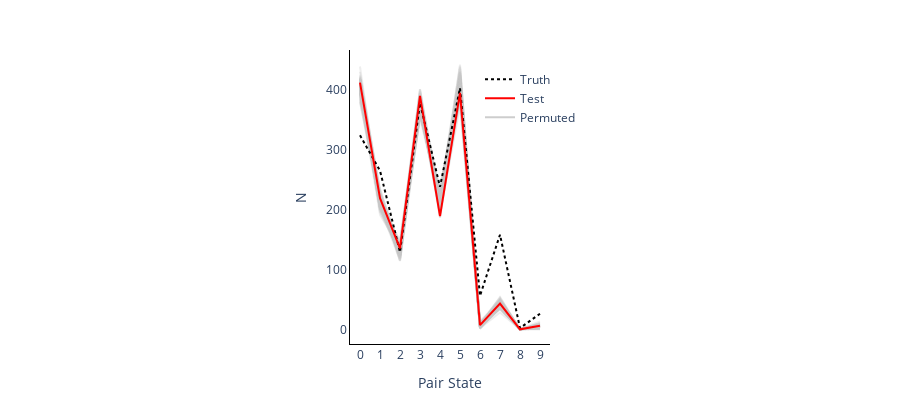

Source (notebook cell):
### Code cell
fig = go.Figure()

for i in np.arange(np.shape(sf)[0]):
    dfs = pd.read_csv(sf[i])
    fig.add_trace(go.Scatter(x=x,y=dfs.prediction,
                             mode='lines',
                             line=dict(color='rgba(200, 200, 200, 0.3)'),
                             showlegend=False,
                             legendgroup=1,
                            )
                 )
    
fig.add_trace(go.Scatter(x=x,y=dfs.prediction,
                         name='Permuted',
                         mode='lines',
                         line=dict(color='rgba(200, 200, 200, 0.9)'),
                         legendrank=3,
                         legendgroup=1
                        )
             )    
fig.add_trace(go.Scatter(x=x,y=df.ground_truth,
                         name='Truth',
                         mode='lines',
                         line=dict(color='rgba(0, 0, 0, 1)',dash='dot'),
                         legendrank=1,
                         legendgroup=1
                        )
             )
fig.add_trace(go.Scatter(x=x,y=df.prediction,
                         name='Test',
                         mode='lines',
                         line=dict(color='rgba(255, 0, 0, 1)'),
                         legendrank=2,
                         legendgroup=1
                        )
             )

    
#fig.update_scenes(xaxis_visible=False, yaxis_visible=False,zaxis_visible=False)
fig.update_xaxes(linecolor='rgba(0,0,0,1)',
                 range=[-0.5,9.5],
                 tick0=0,
                 dtick=1,
                 title_text='Pair State'
                )
fig.update_yaxes(linecolor='rgba(0,0,0,1)',
                 title_text='N'
                )
fig.update_layout(
    paper_bgcolor='rgba(0, 0, 0, 0)',
    plot_bgcolor='rgba(0, 0, 0, 0)',
    legend=dict(yanchor="top", y=0.95, xanchor="left", x=0.65),
    margin=dict(l=350, r=350, t=50, b=50),
    height=400
)

### Figure 1 — Plotly figure (JSON) as saved in the notebook; plotly's stock layout.template omitted (floating-point values rounded to 4 significant figures)
{"data": [{"legendgroup": "1", "line": {"color": "rgba(200, 200, 200, 0.3)"}, "mode": "lines", "showlegend": false, "type": "scatter", "x": [0, 1, 2, 3, 4, 5, 6, 7, 8, 9], "y": [408, 230, 139, 401, 192, 381, 3, 43, 0, 2]}, {"legendgroup": "1", "line": {"color": "rgba(200, 200, 200, 0.3)"}, "mode": "lines", "showlegend": false, "type": "scatter", "x": [0, 1, 2, 3, 4, 5, 6, 7, 8, 9], "y": [405, 221, 123, 374, 214, 401, 6, 40, 0, 4]}, {"legendgroup": "1", "line": {"color": "rgba(200, 200, 200, 0.3)"}, "mode": "lines", "showlegend": false, "type": "scatter", "x": [0, 1, 2, 3, 4, 5, 6, 7, 8, 9], "y": [418, 214, 130, 381, 187, 393, 1, 37, 0, 1]}, {"legendgroup": "1", "line": {"color": "rgba(200, 200, 200, 0.3)"}, "mode": "lines", "showlegend": false, "type": "scatter", "x": [0, 1, 2, 3, 4, 5, 6, 7, 8, 9], "y": [403, 217, 128, 358, 228, 427, 6, 42, 0, 6]}, {"legendgroup": "1", "line": {"color": "rgba(200, 200, 200, 0.3)"}, "mode": "lines", "showlegend": false, "type": "scatter", "x": [0, 1, 2, 3, 4, 5, 6, 7, 8, 9], "y": [387, 229, 124, 381, 205, 387, 4, 49, 0, 3]}, {"legendgroup": "1", "line": {"color": "rgba(200, 200, 200, 0.3)"}, "mode": "lines", "showlegend": false, "type": "scatter", "x": [0, 1, 2, 3, 4, 5, 6, 7, 8, 9], "y": [394, 211, 125, 374, 218, 408, 7, 47, 0, 4]}, {"legendgroup": "1", "line": {"color": "rgba(200, 200, 200, 0.3)"}, "mode": "lines", "showlegend": false, "type": "scatter", "x": [0, 1, 2, 3, 4, 5, 6, 7, 8, 9], "y": [394, 202, 138, 391, 228, 425, 4, 37, 0, 4]}, {"legendgroup": "1", "line": {"color": "rgba(200, 200, 200, 0.3)"}, "mode": "lines", "showlegend": false, "type": "scatter", "x": [0, 1, 2, 3, 4, 5, 6, 7, 8, 9], "y": [419, 214, 144, 368, 215, 407, 8, 40, 0, 8]}, {"legendgroup": "1", "line": {"color": "rgba(200, 200, 200, 0.3)"}, "mode": "lines", "showlegend": false, "type": "scatter", "x": [0, 1, 2, 3, 4, 5, 6, 7, 8, 9], "y": [403, 214, 137, 371, 209, 419, 3, 48, 0, 3]}, {"legendgroup": "1", "line": {"color": "rgba(200, 200, 200, 0.3)"}, "mode": "lines", "showlegend": false, "type": "scatter", "x": [0, 1, 2, 3, 4, 5, 6, 7, 8, 9], "y": [407, 223, 115, 376, 216, 408, 3, 43, 0, 3]}, {"legendgroup": "1", "line": {"color": "rgba(200, 200, 200, 0.3)"}, "mode": "lines", "showlegend": false, "type": "scatter", "x": [0, 1, 2, 3, 4, 5, 6, 7, 8, 9], "y": [417, 214, 128, 382, 203, 389, 8, 53, 0, 7]}, {"legendgroup": "1", "line": {"color": "rgba(200, 200, 200, 0.3)"}, "mode": "lines", "showlegend": false, "type": "scatter", "x": [0, 1, 2, 3, 4, 5, 6, 7, 8, 9], "y": [395, 203, 122, 367, 215, 413, 7, 37, 0, 4]}, {"legendgroup": "1", "line": {"color": "rgba(200, 200, 200, 0.3)"}, "mode": "lines", "showlegend": false, "type": "scatter", "x": [0, 1, 2, 3, 4, 5, 6, 7, 8, 9], "y": [402, 226, 129, 382, 206, 404, 6, 40, 0, 5]}, {"legendgroup": "1", "line": {"color": "rgba(200, 200, 200, 0.3)"}, "mode": "lines", "showlegend": false, "type": "scatter", "x": [0, 1, 2, 3, 4, 5, 6, 7, 8, 9], "y": [414, 207, 123, 373, 210, 412, 10, 48, 0, 7]}, {"legendgroup": "1", "line": {"color": "rgba(200, 200, 200, 0.3)"}, "mode": "lines", "showlegend": false, "type": "scatter", "x": [0, 1, 2, 3, 4, 5, 6, 7, 8, 9], "y": [407, 201, 134, 394, 199, 425, 7, 36, 0, 6]}, {"legendgroup": "1", "line": {"color": "rgba(200, 200, 200, 0.3)"}, "mode": "lines", "showlegend": false, "type": "scatter", "x": [0, 1, 2, 3, 4, 5, 6, 7, 8, 9], "y": [417, 210, 126, 371, 204, 403, 9, 44, 0, 8]}, {"legendgroup": "1", "line": {"color": "rgba(200, 200, 200, 0.3)"}, "mode": "lines", "showlegend": false, "type": "scatter", "x": [0, 1, 2, 3, 4, 5, 6, 7, 8, 9], "y": [402, 214, 127, 371, 193, 408, 8, 45, 0, 4]}, {"legendgroup": "1", "line": {"color": "rgba(200, 200, 200, 0.3)"}, "mode": "lines", "showlegend": false, "type": "scatter", "x": [0, 1, 2, 3, 4, 5, 6, 7, 8, 9], "y": [422, 212, 118, 369, 206, 409, 9, 43, 0, 7]}, {"legendgroup": "1", "line": {"color": "rgba(200, 200, 200, 0.3)"}, "mode": "lines", "showlegend": false, "type": "scatter", "x": [0, 1, 2, 3, 4, 5, 6, 7, 8, 9], "y": [418, 213, 127, 391, 199, 398, 5, 41, 0, 4]}, {"legendgroup": "1", "line": {"color": "rgba(200, 200, 200, 0.3)"}, "mode": "lines", "showlegend": false, "type": "scatter", "x": [0, 1, 2, 3, 4, 5, 6, 7, 8, 9], "y": [403, 219, 128, 374, 209, 429, 10, 39, 0, 10]}, {"legendgroup": "1", "line": {"color": "rgba(200, 200, 200, 0.3)"}, "mode": "lines", "showlegend": false, "type": "scatter", "x": [0, 1, 2, 3, 4, 5, 6, 7, 8, 9], "y": [404, 222, 121, 369, 204, 424, 5, 37, 0, 5]}, {"legendgroup": "1", "line": {"color": "rgba(200, 200, 200, 0.3)"}, "mode": "lines", "showlegend": false, "type": "scatter", "x": [0, 1, 2, 3, 4, 5, 6, 7, 8, 9], "y": [383, 220, 134, 371, 220, 392, 10, 49, 0, 8]}, {"legendgroup": "1", "line": {"color": "rgba(200, 200, 200, 0.3)"}, "mode": "lines", "showlegend": false, "type": "scatter", "x": [0, 1, 2, 3, 4, 5, 6, 7, 8, 9], "y": [419, 224, 121, 370, 213, 420, 7, 38, 0, 4]}, {"legendgroup": "1", "line": {"color": "rgba(200, 200, 200, 0.3)"}, "mode": "lines", "showlegend": false, "type": "scatter", "x": [0, 1, 2, 3, 4, 5, 6, 7, 8, 9], "y": [402, 200, 131, 387, 214, 403, 7, 38, 0, 4]}, {"legendgroup": "1", "line": {"color": "rgba(200, 200, 200, 0.3)"}, "mode": "lines", "showlegend": false, "type": "scatter", "x": [0, 1, 2, 3, 4, 5, 6, 7, 8, 9], "y": [415, 201, 133, 381, 203, 411, 8, 47, 0, 5]}, {"legendgroup": "1", "line": {"color": "rgba(200, 200, 200, 0.3)"}, "mode": "lines", "showlegend": false, "type": "scatter", "x": [0, 1, 2, 3, 4, 5, 6, 7, 8, 9], "y": [394, 205, 128, 370, 205, 416, 5, 48, 0, 2]}, {"legendgroup": "1", "line": {"color": "rgba(200, 200, 200, 0.3)"}, "mode": "lines", "showlegend": false, "type": "scatter", "x": [0, 1, 2, 3, 4, 5, 6, 7, 8, 9], "y": [402, 226, 139, 356, 222, 383, 9, 47, 0, 9]}, {"legendgroup": "1", "line": {"color": "rgba(200, 200, 200, 0.3)"}, "mode": "lines", "showlegend": false, "type": "scatter", "x": [0, 1, 2, 3, 4, 5, 6, 7, 8, 9], "y": [404, 214, 124, 370, 201, 413, 4, 34, 0, 2]}, {"legendgroup": "1", "line": {"color": "rgba(200, 200, 200, 0.3)"}, "mode": "lines", "showlegend": false, "type": "scatter", "x": [0, 1, 2, 3, 4, 5, 6, 7, 8, 9], "y": [416, 217, 139, 376, 204, 412, 7, 38, 0, 4]}, {"legendgroup": "1", "line": {"color": "rgba(200, 200, 200, 0.3)"}, "mode": "lines", "showlegend": false, "type": "scatter", "x": [0, 1, 2, 3, 4, 5, 6, 7, 8, 9], "y": [393, 191, 136, 374, 214, 424, 9, 45, 0, 6]}, {"legendgroup": "1", "line": {"color": "rgba(200, 200, 200, 0.3)"}, "mode": "lines", "showlegend": false, "type": "scatter", "x": [0, 1, 2, 3, 4, 5, 6, 7, 8, 9], "y": [413, 203, 141, 390, 212, 409, 8, 41, 0, 5]}, {"legendgroup": "1", "line": {"color": "rgba(200, 200, 200, 0.3)"}, "mode": "lines", "showlegend": false, "type": "scatter", "x": [0, 1, 2, 3, 4, 5, 6, 7, 8, 9], "y": [398, 224, 130, 370, 216, 412, 9, 43, 0, 8]}, {"legendgroup": "1", "line": {"color": "rgba(200, 200, 200, 0.3)"}, "mode": "lines", "showlegend": false, "type": "scatter", "x": [0, 1, 2, 3, 4, 5, 6, 7, 8, 9], "y": [413, 217, 118, 370, 221, 418, 7, 36, 0, 4]}, {"legendgroup": "1", "line": {"color": "rgba(200, 200, 200, 0.3)"}, "mode": "lines", "showlegend": false, "type": "scatter", "x": [0, 1, 2, 3, 4, 5, 6, 7, 8, 9], "y": [399, 217, 129, 389, 218, 417, 5, 46, 0, 3]}, {"legendgroup": "1", "line": {"color": "rgba(200, 200, 200, 0.3)"}, "mode": "lines", "showlegend": false, "type": "scatter", "x": [0, 1, 2, 3, 4, 5, 6, 7, 8, 9], "y": [415, 222, 129, 387, 186, 392, 5, 50, 0, 4]}, {"legendgroup": "1", "line": {"color": "rgba(200, 200, 200, 0.3)"}, "mode": "lines", "showlegend": false, "type": "scatter", "x": [0, 1, 2, 3, 4, 5, 6, 7, 8, 9], "y": [414, 215, 133, 371, 227, 401, 6, 41, 0, 5]}, {"legendgroup": "1", "line": {"color": "rgba(200, 200, 200, 0.3)"}, "mode": "lines", "showlegend": false, "type": "scatter", "x": [0, 1, 2, 3, 4, 5, 6, 7, 8, 9], "y": [400, 222, 132, 388, 207, 409, 6, 37, 0, 5]}, {"legendgroup": "1", "line": {"color": "rgba(200, 200, 200, 0.3)"}, "mode": "lines", "showlegend": false, "type": "scatter", "x": [0, 1, 2, 3, 4, 5, 6, 7, 8, 9], "y": [399, 221, 131, 364, 206, 400, 5, 38, 0, 3]}, {"legendgroup": "1", "line": {"color": "rgba(200, 200, 200, 0.3)"}, "mode": "lines", "showlegend": false, "type": "scatter", "x": [0, 1, 2, 3, 4, 5, 6, 7, 8, 9], "y": [404, 224, 142, 391, 206, 401, 6, 40, 0, 5]}, {"legendgroup": "1", "line": {"color": "rgba(200, 200, 200, 0.3)"}, "mode": "lines", "showlegend": false, "type": "scatter", "x": [0, 1, 2, 3, 4, 5, 6, 7, 8, 9], "y": [399, 213, 119, 358, 223, 417, 4, 41, 0, 1]}, {"legendgroup": "1", "line": {"color": "rgba(200, 200, 200, 0.3)"}, "mode": "lines", "showlegend": false, "type": "scatter", "x": [0, 1, 2, 3, 4, 5, 6, 7, 8, 9], "y": [430, 225, 136, 383, 194, 373, 2, 41, 0, 0]}, {"legendgroup": "1", "line": {"color": "rgba(200, 200, 200, 0.3)"}, "mode": "lines", "showlegend": false, "type": "scatter", "x": [0, 1, 2, 3, 4, 5, 6, 7, 8, 9], "y": [401, 210, 136, 380, 203, 403, 4, 41, 0, 3]}, {"legendgroup": "1", "line": {"color": "rgba(200, 200, 200, 0.3)"}, "mode": "lines", "showlegend": false, "type": "scatter", "x": [0, 1, 2, 3, 4, 5, 6, 7, 8, 9], "y": [419, 209, 125, 368, 219, 410, 4, 37, 0, 4]}, {"legendgroup": "1", "line": {"color": "rgba(200, 200, 200, 0.3)"}, "mode": "lines", "showlegend": false, "type": "scatter", "x": [0, 1, 2, 3, 4, 5, 6, 7, 8, 9], "y": [391, 226, 129, 372, 222, 392, 3, 41, 0, 3]}, {"legendgroup": "1", "line": {"color": "rgba(200, 200, 200, 0.3)"}, "mode": "lines", "showlegend": false, "type": "scatter", "x": [0, 1, 2, 3, 4, 5, 6, 7, 8, 9], "y": [415, 221, 133, 364, 222, 394, 8, 41, 0, 5]}, {"legendgroup": "1", "line": {"color": "rgba(200, 200, 200, 0.3)"}, "mode": "lines", "showlegend": false, "type": "scatter", "x": [0, 1, 2, 3, 4, 5, 6, 7, 8, 9], "y": [409, 210, 143, 367, 210, 417, 5, 34, 0, 4]}, {"legendgroup": "1", "line": {"color": "rgba(200, 200, 200, 0.3)"}, "mode": "lines", "showlegend": false, "type": "scatter", "x": [0, 1, 2, 3, 4, 5, 6, 7, 8, 9], "y": [404, 212, 131, 367, 226, 426, 9, 47, 0, 7]}, {"legendgroup": "1", "line": {"color": "rgba(200, 200, 200, 0.3)"}, "mode": "lines", "showlegend": false, "type": "scatter", "x": [0, 1, 2, 3, 4, 5, 6, 7, 8, 9], "y": [402, 213, 130, 370, 209, 414, 9, 47, 0, 7]}, {"legendgroup": "1", "line": {"color": "rgba(200, 200, 200, 0.3)"}, "mode": "lines", "showlegend": false, "type": "scatter", "x": [0, 1, 2, 3, 4, 5, 6, 7, 8, 9], "y": [416, 197, 127, 372, 200, 436, 5, 40, 0, 5]}, {"legendgroup": "1", "line": {"color": "rgba(200, 200, 200, 0.3)"}, "mode": "lines", "showlegend": false, "type": "scatter", "x": [0, 1, 2, 3, 4, 5, 6, 7, 8, 9], "y": [385, 212, 128, 376, 208, 425, 8, 46, 0, 6]}, {"legendgroup": "1", "line": {"color": "rgba(200, 200, 200, 0.3)"}, "mode": "lines", "showlegend": false, "type": "scatter", "x": [0, 1, 2, 3, 4, 5, 6, 7, 8, 9], "y": [397, 202, 150, 380, 210, 442, 8, 42, 0, 7]}, {"legendgroup": "1", "line": {"color": "rgba(200, 200, 200, 0.3)"}, "mode": "lines", "showlegend": false, "type": "scatter", "x": [0, 1, 2, 3, 4, 5, 6, 7, 8, 9], "y": [439, 205, 122, 375, 203, 432, 8, 38, 0, 8]}, {"legendgroup": "1", "line": {"color": "rgba(200, 200, 200, 0.3)"}, "mode": "lines", "showlegend": false, "type": "scatter", "x": [0, 1, 2, 3, 4, 5, 6, 7, 8, 9], "y": [381, 205, 137, 381, 208, 405, 6, 48, 0, 5]}, {"legendgroup": "1", "line": {"color": "rgba(200, 200, 200, 0.3)"}, "mode": "lines", "showlegend": false, "type": "scatter", "x": [0, 1, 2, 3, 4, 5, 6, 7, 8, 9], "y": [409, 204, 143, 400, 215, 415, 9, 34, 0, 7]}, {"legendgroup": "1", "line": {"color": "rgba(200, 200, 200, 0.3)"}, "mode": "lines", "showlegend": false, "type": "scatter", "x": [0, 1, 2, 3, 4, 5, 6, 7, 8, 9], "y": [414, 208, 126, 365, 207, 412, 3, 45, 0, 3]}, {"legendgroup": "1", "line": {"color": "rgba(200, 200, 200, 0.3)"}, "mode": "lines", "showlegend": false, "type": "scatter", "x": [0, 1, 2, 3, 4, 5, 6, 7, 8, 9], "y": [407, 205, 137, 365, 207, 421, 11, 52, 0, 8]}, {"legendgroup": "1", "line": {"color": "rgba(200, 200, 200, 0.3)"}, "mode": "lines", "showlegend": false, "type": "scatter", "x": [0, 1, 2, 3, 4, 5, 6, 7, 8, 9], "y": [419, 210, 130, 358, 215, 401, 3, 39, 0, 2]}, {"legendgroup": "1", "line": {"color": "rgba(200, 200, 200, 0.3)"}, "mode": "lines", "showlegend": false, "type": "scatter", "x": [0, 1, 2, 3, 4, 5, 6, 7, 8, 9], "y": [402, 222, 128, 371, 225, 405, 7, 41, 0, 5]}, {"legendgroup": "1", "line": {"color": "rgba(200, 200, 200, 0.3)"}, "mode": "lines", "showlegend": false, "type": "scatter", "x": [0, 1, 2, 3, 4, 5, 6, 7, 8, 9], "y": [410, 216, 127, 371, 220, 407, 11, 39, 0, 10]}, {"legendgroup": "1", "line": {"color": "rgba(200, 200, 200, 0.3)"}, "mode": "lines", "showlegend": false, "type": "scatter", "x": [0, 1, 2, 3, 4, 5, 6, 7, 8, 9], "y": [411, 222, 128, 357, 232, 416, 10, 45, 0, 10]}, {"legendgroup": "1", "line": {"color": "rgba(200, 200, 200, 0.3)"}, "mode": "lines", "showlegend": false, "type": "scatter", "x": [0, 1, 2, 3, 4, 5, 6, 7, 8, 9], "y": [395, 201, 133, 395, 208, 429, 3, 46, 0, 3]}, {"legendgroup": "1", "line": {"color": "rgba(200, 200, 200, 0.3)"}, "mode": "lines", "showlegend": false, "type": "scatter", "x": [0, 1, 2, 3, 4, 5, 6, 7, 8, 9], "y": [398, 210, 131, 366, 212, 400, 4, 43, 0, 3]}, {"legendgroup": "1", "line": {"color": "rgba(200, 200, 200, 0.3)"}, "mode": "lines", "showlegend": false, "type": "scatter", "x": [0, 1, 2, 3, 4, 5, 6, 7, 8, 9], "y": [425, 205, 125, 390, 192, 399, 4, 39, 0, 3]}, {"legendgroup": "1", "line": {"color": "rgba(200, 200, 200, 0.3)"}, "mode": "lines", "showlegend": false, "type": "scatter", "x": [0, 1, 2, 3, 4, 5, 6, 7, 8, 9], "y": [416, 211, 128, 378, 200, 399, 3, 35, 0, 1]}, {"legendgroup": "1", "line": {"color": "rgba(200, 200, 200, 0.3)"}, "mode": "lines", "showlegend": false, "type": "scatter", "x": [0, 1, 2, 3, 4, 5, 6, 7, 8, 9], "y": [407, 212, 121, 376, 217, 414, 6, 43, 0, 6]}, {"legendgroup": "1", "line": {"color": "rgba(200, 200, 200, 0.3)"}, "mode": "lines", "showlegend": false, "type": "scatter", "x": [0, 1, 2, 3, 4, 5, 6, 7, 8, 9], "y": [415, 222, 137, 393, 205, 401, 9, 40, 0, 7]}, {"legendgroup": "1", "line": {"color": "rgba(200, 200, 200, 0.3)"}, "mode": "lines", "showlegend": false, "type": "scatter", "x": [0, 1, 2, 3, 4, 5, 6, 7, 8, 9], "y": [401, 226, 129, 371, 208, 397, 9, 48, 0, 8]}, {"legendgroup": "1", "line": {"color": "rgba(200, 200, 200, 0.3)"}, "mode": "lines", "showlegend": false, "type": "scatter", "x": [0, 1, 2, 3, 4, 5, 6, 7, 8, 9], "y": [413, 212, 133, 357, 235, 407, 10, 50, 0, 6]}, {"legendgroup": "1", "line": {"color": "rgba(200, 200, 200, 0.3)"}, "mode": "lines", "showlegend": false, "type": "scatter", "x": [0, 1, 2, 3, 4, 5, 6, 7, 8, 9], "y": [411, 204, 115, 379, 211, 407, 5, 39, 0, 2]}, {"legendgroup": "1", "line": {"color": "rgba(200, 200, 200, 0.3)"}, "mode": "lines", "showlegend": false, "type": "scatter", "x": [0, 1, 2, 3, 4, 5, 6, 7, 8, 9], "y": [415, 221, 137, 370, 194, 392, 5, 48, 0, 5]}, {"legendgroup": "1", "line": {"color": "rgba(200, 200, 200, 0.3)"}, "mode": "lines", "showlegend": false, "type": "scatter", "x": [0, 1, 2, 3, 4, 5, 6, 7, 8, 9], "y": [412, 235, 132, 376, 209, 387, 2, 28, 0, 2]}, {"legendgroup": "1", "line": {"color": "rgba(200, 200, 200, 0.3)"}, "mode": "lines", "showlegend": false, "type": "scatter", "x": [0, 1, 2, 3, 4, 5, 6, 7, 8, 9], "y": [409, 220, 114, 366, 220, 395, 7, 44, 0, 3]}, {"legendgroup": "1", "line": {"color": "rgba(200, 200, 200, 0.3)"}, "mode": "lines", "showlegend": false, "type": "scatter", "x": [0, 1, 2, 3, 4, 5, 6, 7, 8, 9], "y": [402, 211, 131, 387, 207, 429, 8, 43, 0, 7]}, {"legendgroup": "1", "line": {"color": "rgba(200, 200, 200, 0.3)"}, "mode": "lines", "showlegend": false, "type": "scatter", "x": [0, 1, 2, 3, 4, 5, 6, 7, 8, 9], "y": [403, 226, 127, 375, 200, 402, 4, 46, 0, 4]}, {"legendgroup": "1", "line": {"color": "rgba(200, 200, 200, 0.3)"}, "mode": "lines", "showlegend": false, "type": "scatter", "x": [0, 1, 2, 3, 4, 5, 6, 7, 8, 9], "y": [411, 213, 129, 365, 227, 440, 14, 44, 0, 13]}, {"legendgroup": "1", "line": {"color": "rgba(200, 200, 200, 0.3)"}, "mode": "lines", "showlegend": false, "type": "scatter", "x": [0, 1, 2, 3, 4, 5, 6, 7, 8, 9], "y": [399, 221, 134, 371, 221, 386, 6, 46, 0, 4]}, {"legendgroup": "1", "line": {"color": "rgba(200, 200, 200, 0.3)"}, "mode": "lines", "showlegend": false, "type": "scatter", "x": [0, 1, 2, 3, 4, 5, 6, 7, 8, 9], "y": [398, 211, 127, 385, 194, 418, 8, 51, 0, 6]}, {"legendgroup": "1", "line": {"color": "rgba(200, 200, 200, 0.3)"}, "mode": "lines", "showlegend": false, "type": "scatter", "x": [0, 1, 2, 3, 4, 5, 6, 7, 8, 9], "y": [392, 218, 144, 375, 209, 398, 5, 44, 0, 5]}, {"legendgroup": "1", "line": {"color": "rgba(200, 200, 200, 0.3)"}, "mode": "lines", "showlegend": false, "type": "scatter", "x": [0, 1, 2, 3, 4, 5, 6, 7, 8, 9], "y": [407, 220, 126, 385, 216, 393, 2, 35, 0, 1]}, {"legendgroup": "1", "line": {"color": "rgba(200, 200, 200, 0.3)"}, "mode": "lines", "showlegend": false, "type": "scatter", "x": [0, 1, 2, 3, 4, 5, 6, 7, 8, 9], "y": [423, 231, 128, 376, 214, 400, 3, 40, 0, 3]}, {"legendgroup": "1", "line": {"color": "rgba(200, 200, 200, 0.3)"}, "mode": "lines", "showlegend": false, "type": "scatter", "x": [0, 1, 2, 3, 4, 5, 6, 7, 8, 9], "y": [419, 212, 124, 378, 204, 398, 5, 40, 0, 5]}, {"legendgroup": "1", "line": {"color": "rgba(200, 200, 200, 0.3)"}, "mode": "lines", "showlegend": false, "type": "scatter", "x": [0, 1, 2, 3, 4, 5, 6, 7, 8, 9], "y": [397, 216, 122, 368, 220, 409, 10, 44, 0, 7]}, {"legendgroup": "1", "line": {"color": "rgba(200, 200, 200, 0.3)"}, "mode": "lines", "showlegend": false, "type": "scatter", "x": [0, 1, 2, 3, 4, 5, 6, 7, 8, 9], "y": [411, 212, 121, 373, 220, 419, 6, 43, 0, 6]}, {"legendgroup": "1", "line": {"color": "rgba(200, 200, 200, 0.3)"}, "mode": "lines", "showlegend": false, "type": "scatter", "x": [0, 1, 2, 3, 4, 5, 6, 7, 8, 9], "y": [421, 210, 139, 398, 196, 417, 11, 40, 0, 9]}, {"legendgroup": "1", "line": {"color": "rgba(200, 200, 200, 0.3)"}, "mode": "lines", "showlegend": false, "type": "scatter", "x": [0, 1, 2, 3, 4, 5, 6, 7, 8, 9], "y": [407, 213, 130, 366, 209, 410, 6, 48, 0, 3]}, {"legendgroup": "1", "line": {"color": "rgba(200, 200, 200, 0.3)"}, "mode": "lines", "showlegend": false, "type": "scatter", "x": [0, 1, 2, 3, 4, 5, 6, 7, 8, 9], "y": [416, 219, 115, 358, 229, 429, 6, 45, 0, 6]}, {"legendgroup": "1", "line": {"color": "rgba(200, 200, 200, 0.3)"}, "mode": "lines", "showlegend": false, "type": "scatter", "x": [0, 1, 2, 3, 4, 5, 6, 7, 8, 9], "y": [402, 217, 138, 387, 214, 387, 3, 43, 0, 4]}, {"legendgroup": "1", "line": {"color": "rgba(200, 200, 200, 0.3)"}, "mode": "lines", "showlegend": false, "type": "scatter", "x": [0, 1, 2, 3, 4, 5, 6, 7, 8, 9], "y": [401, 225, 136, 381, 204, 392, 6, 48, 0, 3]}, {"legendgroup": "1", "line": {"color": "rgba(200, 200, 200, 0.3)"}, "mode": "lines", "showlegend": false, "type": "scatter", "x": [0, 1, 2, 3, 4, 5, 6, 7, 8, 9], "y": [379, 219, 122, 371, 222, 438, 1, 45, 0, 0]}, {"legendgroup": "1", "line": {"color": "rgba(200, 200, 200, 0.3)"}, "mode": "lines", "showlegend": false, "type": "scatter", "x": [0, 1, 2, 3, 4, 5, 6, 7, 8, 9], "y": [418, 223, 135, 352, 216, 399, 8, 42, 0, 5]}, {"legendgroup": "1", "line": {"color": "rgba(200, 200, 200, 0.3)"}, "mode": "lines", "showlegend": false, "type": "scatter", "x": [0, 1, 2, 3, 4, 5, 6, 7, 8, 9], "y": [408, 229, 120, 396, 202, 424, 1, 37, 0, 1]}, {"legendgroup": "1", "line": {"color": "rgba(200, 200, 200, 0.3)"}, "mode": "lines", "showlegend": false, "type": "scatter", "x": [0, 1, 2, 3, 4, 5, 6, 7, 8, 9], "y": [411, 196, 131, 365, 203, 419, 6, 48, 0, 4]}, {"legendgroup": "1", "line": {"color": "rgba(200, 200, 200, 0.3)"}, "mode": "lines", "showlegend": false, "type": "scatter", "x": [0, 1, 2, 3, 4, 5, 6, 7, 8, 9], "y": [410, 212, 127, 401, 216, 420, 4, 35, 0, 3]}, {"legendgroup": "1", "line": {"color": "rgba(200, 200, 200, 0.3)"}, "mode": "lines", "showlegend": false, "type": "scatter", "x": [0, 1, 2, 3, 4, 5, 6, 7, 8, 9], "y": [388, 211, 134, 381, 214, 412, 7, 49, 0, 4]}, {"legendgroup": "1", "line": {"color": "rgba(200, 200, 200, 0.3)"}, "mode": "lines", "showlegend": false, "type": "scatter", "x": [0, 1, 2, 3, 4, 5, 6, 7, 8, 9], "y": [398, 225, 133, 372, 208, 409, 6, 39, 0, 4]}, {"legendgroup": "1", "line": {"color": "rgba(200, 200, 200, 0.3)"}, "mode": "lines", "showlegend": false, "type": "scatter", "x": [0, 1, 2, 3, 4, 5, 6, 7, 8, 9], "y": [415, 234, 131, 379, 203, 390, 5, 40, 0, 3]}, {"legendgroup": "1", "line": {"color": "rgba(200, 200, 200, 0.3)"}, "mode": "lines", "showlegend": false, "type": "scatter", "x": [0, 1, 2, 3, 4, 5, 6, 7, 8, 9], "y": [420, 218, 132, 386, 197, 398, 7, 48, 0, 6]}, {"legendgroup": "1", "line": {"color": "rgba(200, 200, 200, 0.3)"}, "mode": "lines", "showlegend": false, "type": "scatter", "x": [0, 1, 2, 3, 4, 5, 6, 7, 8, 9], "y": [395, 215, 132, 371, 235, 415, 7, 54, 0, 6]}, {"legendgroup": "1", "line": {"color": "rgba(200, 200, 200, 0.3)"}, "mode": "lines", "showlegend": false, "type": "scatter", "x": [0, 1, 2, 3, 4, 5, 6, 7, 8, 9], "y": [416, 207, 127, 364, 209, 399, 6, 41, 0, 6]}, {"legendgroup": "1", "line": {"color": "rgba(200, 200, 200, 0.3)"}, "mode": "lines", "showlegend": false, "type": "scatter", "x": [0, 1, 2, 3, 4, 5, 6, 7, 8, 9], "y": [400, 214, 133, 384, 202, 407, 4, 36, 0, 2]}, {"legendgroup": "1", "legendrank": 3, "line": {"color": "rgba(200, 200, 200, 0.9)"}, "mode": "lines", "name": "Permuted", "type": "scatter", "x": [0, 1, 2, 3, 4, 5, 6, 7, 8, 9], "y": [400, 214, 133, 384, 202, 407, 4, 36, 0, 2]}, {"legendgroup": "1", "legendrank": 1, "line": {"color": "rgba(0, 0, 0, 1)", "dash": "dot"}, "mode": "lines", "name": "Truth", "type": "scatter", "x": [0, 1, 2, 3, 4, 5, 6, 7, 8, 9], "y": [324, 265, 129, 378, 238, 403, 56, 158, 2, 26]}, {"legendgroup": "1", "legendrank": 2, "line": {"color": "rgba(255, 0, 0, 1)"}, "mode": "lines", "name": "Test", "type": "scatter", "x": [0, 1, 2, 3, 4, 5, 6, 7, 8, 9], "y": [412, 219, 135, 390, 189, 395, 7, 43, 0, 6]}], "layout": {"height": 400, "legend": {"x": 0.65, "xanchor": "left", "y": 0.95, "yanchor": "top"}, "margin": {"b": 50, "l": 350, "r": 350, "t": 50}, "paper_bgcolor": "rgba(0, 0, 0, 0)", "plot_bgcolor": "rgba(0, 0, 0, 0)", "xaxis": {"dtick": 1, "linecolor": "rgba(0,0,0,1)", "range": [-0.5, 9.5], "tick0": 0, "title": {"text": "Pair State"}}, "yaxis": {"linecolor": "rgba(0,0,0,1)", "title": {"text": "N"}}}}
